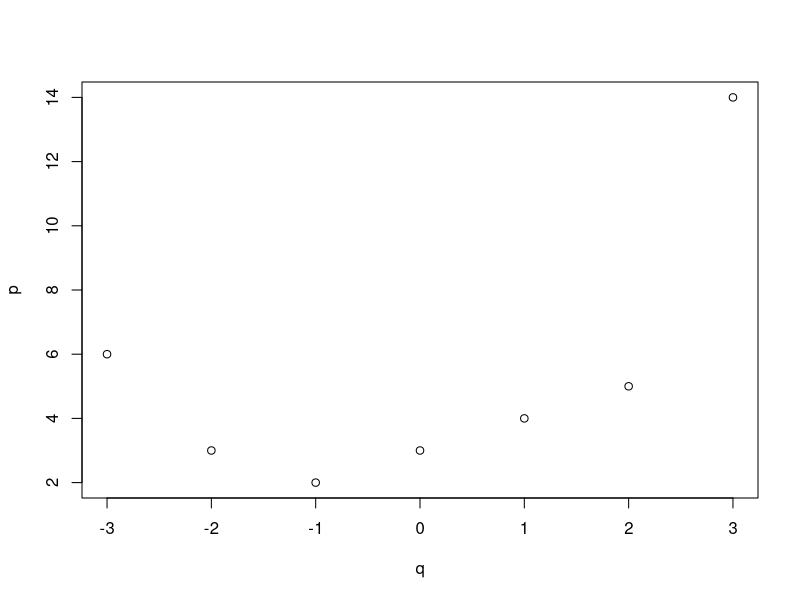

Here is the R script that generated this plot:
## ---- chunk 1
knitr::opts_chunk$set(echo = TRUE)
## ---- chunk 2

tmpFn1 <- function(xVec){
  return(xVec^(1:length(xVec)))
}

## simple example
a <- c(2, 5, 3, 8, 2, 4)

b <- tmpFn1(a)
b

## ---- chunk 3
tmpFn2 <- function(xVec2){
  
  n = length(xVec2)
  
  return(xVec2^(1:n)/(1:n))
}



c <- tmpFn2(a)
c


## ---- chunk 4
a<-c(2,3,4)
tmpFn3 <- function(x,n){
  n <- 1:length(x)
  return((sum((x^n)/n))+1)
}

b <- tmpFn3(a,n)

b



## ---- chunk 5
temFn<-function(x)
  {
  n <- length(x)
  q <- x[1:(n-2)]
  w <- x[2:(n-1)]
  e <- x[3:n]
  return((q+w+e)/3)
}
b<- temFn(c(1:5,6:1))

b

## ---- chunk 6
temFn <- function(x){
 return(ifelse(x < 0, x^2 + 2*x + 3, ifelse(x < 2, x+3, x^2 + 4*x - 7)))
  }
q <- seq(-3,3)
p <- temFn(q)

plot(q,p)
## ---- chunk 7
fun1 <- function(x){
  return(ifelse(x%%2==1,2*x,x))
  }
a <- matrix(1:9, nrow = 3, ncol = 3)
b <- fun1(a)

b
## ---- chunk 8
fun2 <- function(k,n){
  q<-diag(k,k,k)
  n<-abs(row(q)-col(q))
  mat<-q+n
return(ifelse(mat==k,k,ifelse(mat==1,1,0)))
  }
  b<-fun2(5,2)
  b
## ---- chunk 9
fun4<-function(a){
  k<-a%%360
  return(ifelse(a<90,'quadrant1',ifelse(a<180,'quadrant2',ifelse(a<270,'quadrant3',ifelse(a<360,'quadrant4',0)))))
}
b<-fun4(269)
b
## ---- chunk 10
weekday<-function(k,m,n){
  b<-m-2
  a<-c(ifelse(b==0,b+12&n-1,ifelse(b==-1,b+12&n-1,b)))
  g<-n%/%100
  p<-n%%100
  q<-floor(2.6*a-0.2)+k+p+floor(p/4)+floor(g/4)-2*g
  return(ifelse(q%%7==1,'Monday',ifelse(q%%7==2,'Tuesday',ifelse(q%%7==3,'Wednesday',ifelse(q%%7==4,'Thursday',ifelse(q%%7==5,'Friday',ifelse(q%%7==6,'Saturday',ifelse(q%%7==7,'Sunday','hi'))))))))
}
b<-weekday(3,2,2018)
b
